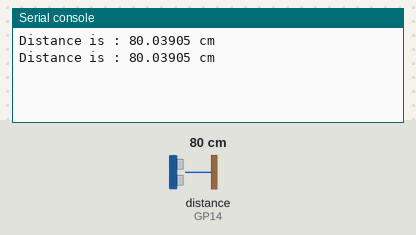
A program run on a simulated Raspberry Pi Pico running MicroPython. Shown: the last lines printed to the serial console. The inputs (shaded band) are chosen by the test bench; at power-on: distance to the obstacle (sensor on GP14) 80 cm. The echo pulse lasts 58.3 µs per cm.

Above: at 1.2 s.
1.3 s: distance to the obstacle (sensor on GP14) set to 2 cm
At 2.6 s:
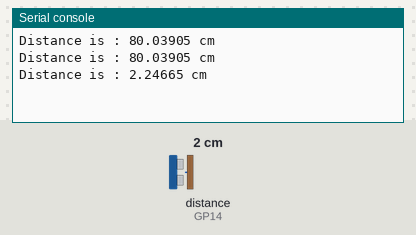
2.8 s: distance to the obstacle (sensor on GP14) set to 4 cm
At 3.8 s:
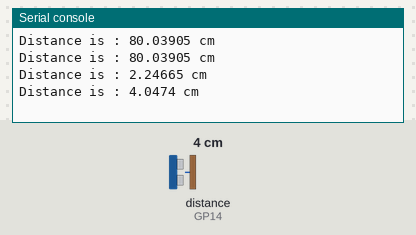
Timing chart, 0 to 5.8 s (numbered marks = the images above; inputs shaded):
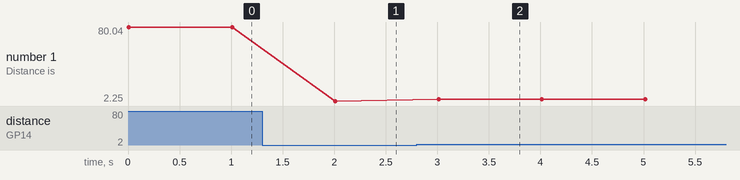

Measured:
- after the input at 1.3 s, the serial console: prints a new line after 0.71 s (image 1)
- after the input at 2.8 s, the serial console: prints a new line after 0.21 s (image 2)
- plotted number 1: 80.04 → 2.25 after the input at 1.3 s, 2.25 → 4.05 after the input at 2.8 s

The program:

jsnornek.py
```python
from machine import Pin
import time


trig = Pin(13,Pin.OUT)
echo = Pin(14,Pin.IN)
def find():
    trig.low()
    time.sleep_us(2)
    trig.high()
    time.sleep_us(5)
    trig.low()

    while echo.value() == 0:
        signaloff = time.ticks_us()
    while echo.value() == 1:
        signalon = time.ticks_us()

    timepassed = signalon - signaloff
    dist = (timepassed * 0.0343) / 2

    print("Distance is :",dist, "cm")
while True:
    find()
    time.sleep(1)
```
